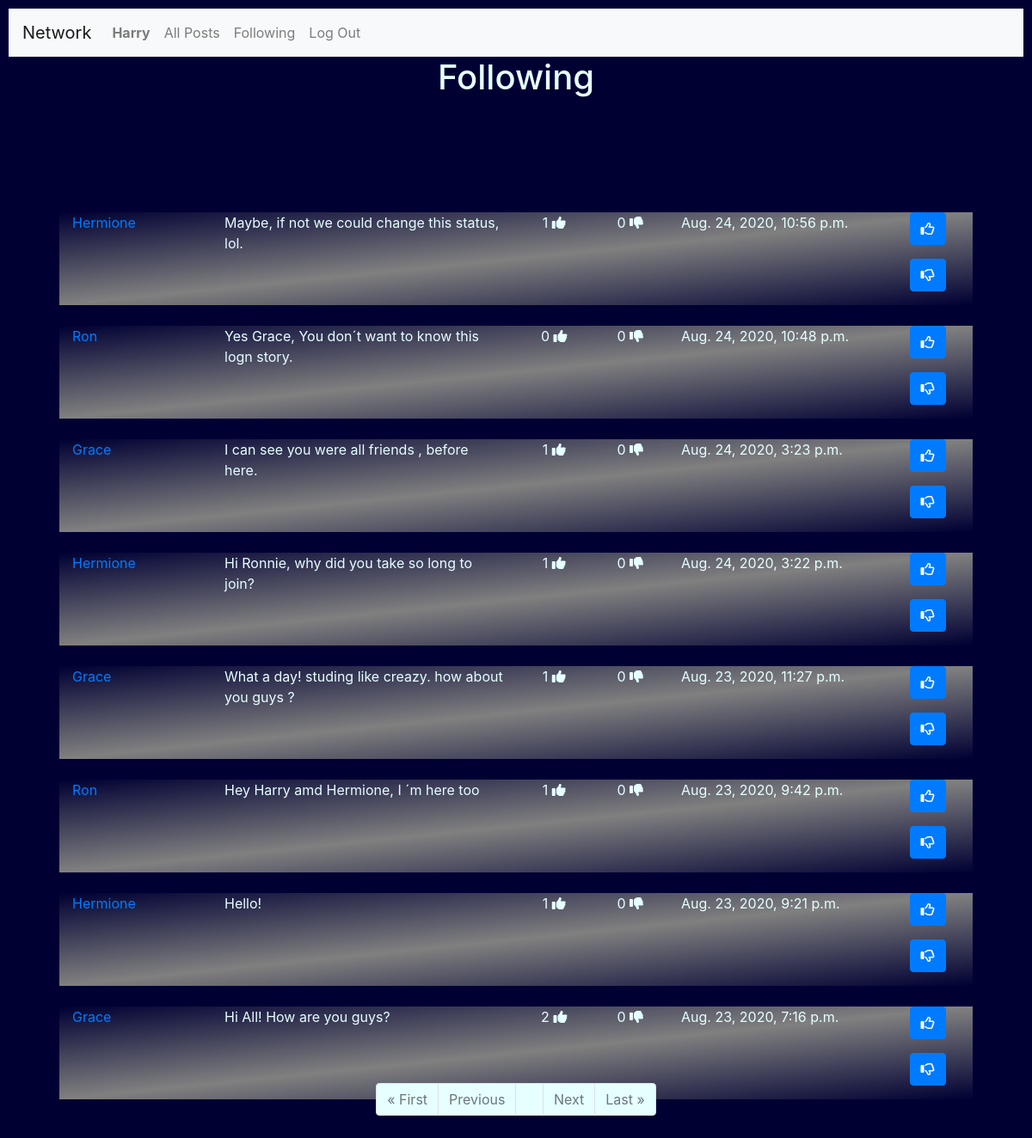
/following (signed in), run on an earlier commit of the app's database.
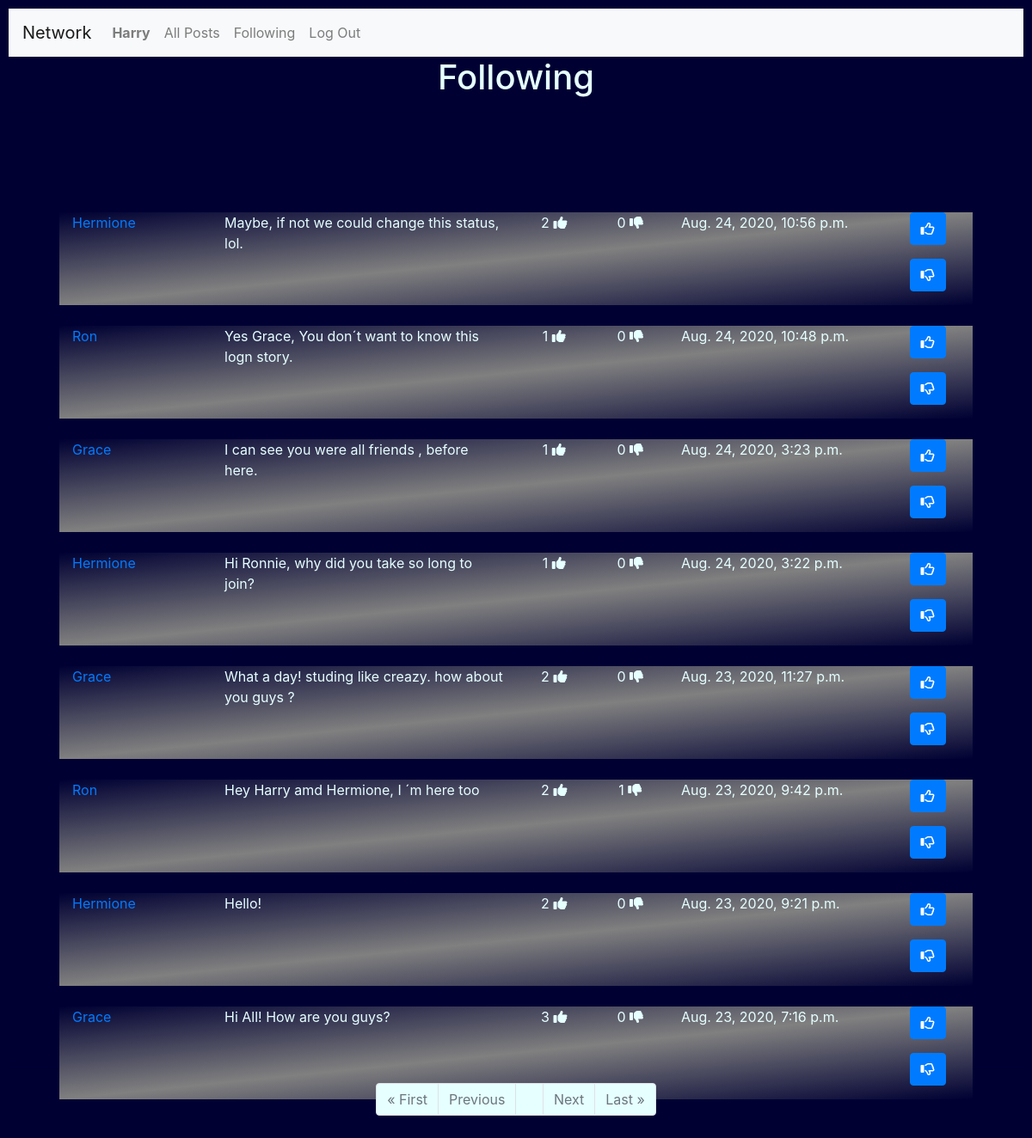
And on a later commit of the database.
### network/models.py (models this page shows, shortened)
class Posts(models.Model):
    User = models.ForeignKey('User', on_delete = models.CASCADE)
    Post = models.TextField(max_length=255)
    Date = models.DateTimeField(auto_now_add=True)
    Likes = models.IntegerField(blank=True, null=True)
    Unlikes = models.IntegerField(blank=True, null=True)

class User(AbstractUser):
    pass

### network/views.py (the view)
# urls.py: path("following", views.following_view, name="following"),
@login_required
def following_view(request):
    FPL = []
    profile= []
    following = []
    posts = []
    postchoose = []
    if request.user.is_authenticated:
          posts = Posts.objects.all().order_by('-Date')
          user = request.user.id
          username = request.user.username
          seguindo = Profile.objects.filter(Follower=user)
          print(user, username )
          for row in posts:
              for s in seguindo:
                  if row.User == s.User:
                      FPL.append(row)
          paginator = Paginator(FPL, 10)
          page_number = request.GET.get('page')
          page_itens = paginator.get_page(page_number)
          print("FOLLOWING PAGE")
          print(paginator.count , paginator.num_pages )
          print(page_itens)
    else:
        context={
            "Message": "Please Login or join our Network",
        }
        return render(request, "network/login.html", context)
    context = {
         "page_obj" : page_itens,
         "NewPostForm":NewPostForm(),
    }
    return render(request, "network/following.html", context)

### network/templates/network/following.html (shortened to what this page needs)
{% extends "network/layout.html" %}
{% load static %}
{% block body %}
  <h1>Following </h1>
  <hr>
{% if page_obj|length > 0 %}
        {% for Post in page_obj %}
            <div class="container" style="width:90%; position:relative; top:100px;background-image: linear-gradient(to top left, #000033, gray,	 #000033 );">
                <div class="row"  width="1700px">
                    <div class="col-lg-2">
                        <p><a href= "{% url 'network:profile' Post.User %}"  >  {{Post.User |title}} </a>
                    </div>
                    <div class="col-lg-4">
                         <p> {{Post.Post}} </p>
                    </div>
                    <div class="col-lg-1" style="text-align: center;">
                         {%if Post.Likes == None%}
                             <p> 0 <i class="fas fa-thumbs-up"></i></p>
                         {% else %}
                              <p> {{ Post.Likes }}  <i class="fas fa-thumbs-up"></i></p>
                         {% endif %}
                    </div>
                    <div class="col-lg-1" style="text-align: center;">
                         {%if Post.Unlikes  == None%}
                              <p> 0  <i class="fas fa-thumbs-down"></i></p>
                         {% else %}
                              <p> {{ Post.Unlikes }}  <i class="fas fa-thumbs-down"></i></p>
                          {% endif %}
                    </div>
                    <div class="col-lg-3">
                       <p> {{Post.Date}} </p>
                    </div>
                    <div class="col-lg-1">
                       <p> <button class="btn btn-primary" id="likes-{{Post.id}}" onclick="likepost({{Post.id}})">
                            <i class="far fa-thumbs-up"></i>
                           </button></p>
                       <p> <button class="btn btn-primary" id="unlikes-{{Post.id}}" onclick="unlikepost({{Post.id}})">
                            <i class="far fa-thumbs-down"></i>
                           </button></p>
                    </div>
                </div>
            </div>
            <br>
        {% endfor %}
        <br>
        <hr>
        <form>
           <div class="container" >
              <ul class="pagination justify-content-center"  >
                  {% if page_obj.has_previous %}
                            <li class="page-item"><a href="?page=1" class="page-link" style="background-color:#e6ffff;">&laquo; First</a></li>
                            <li class="page-item"><a href="?page={{ page_obj.previous_page_number }}" class="page-link" style="background-color:#e6ffff;">Previous</a></li>
                  {% else %}
                        <li class="page-item disabled"><a class="page-link" style="background-color:#e6ffff;">&laquo; First</a></li>
                        <li class="page-item disabled"><a class="page-link" style="background-color:#e6ffff;">Previous</a></li>
                  {% endif %}
                  {% if page_obj.number %}
                        <li class="page-item"><a class="page-link" style="background-color:#e6ffff;">{{ page_obj.number }}</a></li>
                  {% else %}
                        <li class="page-item"><a class="page-link" style="background-color:#e6ffff;">0</a></li>
                  {% endif %}
                  {% if page_obj.has_next %}
                        <li class="page-item"><a href="?page={{ page_obj.next_page_number }}" class="page-link" style="background-color:#e6ffff;">Next</a></li>
                        <li class="page-item"><a href="?page={{ page_obj.paginator.num_pages }}" class="page-link" style="background-color:#e6ffff;">Last &raquo;</a></li>
                  {% else %}
                        <li class="page-item disabled"><a class="page-link" style="background-color:#e6ffff;">Next</a></li>
                        <li class="page-item disabled"><a class="page-link" style="background-color:#e6ffff;">Last &raquo;</a></li>
                  {% endif %}
            </ul>
          </div>
        </form>
    {% endif %}
    {% endblock %}

What changed in the data, as far as the page shows it:
changed Posts "Maybe, if not we could change this status, lol.": Likes "1" → "2"
changed Posts "Yes Grace, You don´t want to know this logn story.": Likes (not shown) → "1"; no longer shows "0"
changed Posts "What a day! studing like creazy. how about you guys ?": Likes "1" → "2"
changed Posts "Hey Harry amd Hermione, I ´m here too": Likes "1" → "2"; Unlikes (not shown) → "1"; no longer shows "0"
changed Posts "Hello!": Likes "1" → "2"
changed Posts "Hi All! How are you guys?": Likes "2" → "3"
